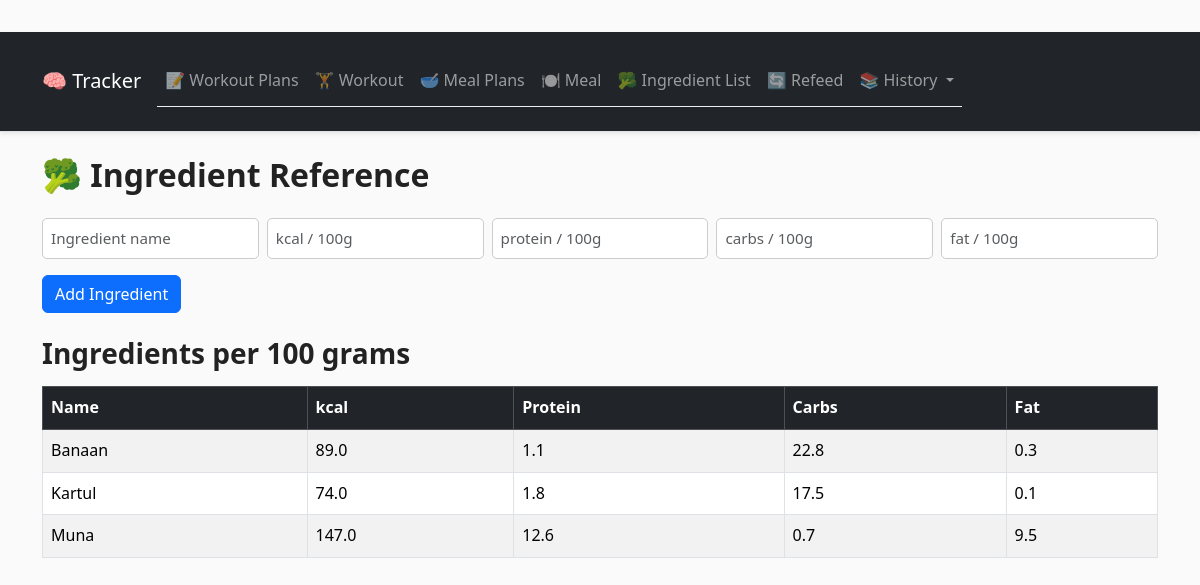
The page /ingredients/ on the database its author committed.
### tables this page shows
CREATE TABLE ingredients (
    id INTEGER PRIMARY KEY AUTOINCREMENT,
    name TEXT NOT NULL UNIQUE,
    calories REAL NOT NULL,
    protein REAL NOT NULL,
    carbs REAL NOT NULL,
    fat REAL NOT NULL
);

### blueprints/ingredients.py (the view, shortened to what this page needs)
@ingredients_bp.route("/", methods=["GET", "POST"])
def manage_ingredients():
    with get_connection() as conn:
        ingredients = conn.execute("SELECT * FROM ingredients ORDER BY name").fetchall()
    return render_template("plans/ingredient_reference.html", ingredients=ingredients)

### database.py (called while the page is built)
def get_connection():
    conn = sqlite3.connect(DB_PATH)
    conn.row_factory = sqlite3.Row
    return conn

### templates/plans/ingredient_reference.html
{% extends "base.html" %}
{% block content %}
<h2 class="mb-4">🥦 Ingredient Reference</h2>
<form action="{{ url_for('ingredients.manage_ingredients') }}" method="POST" class="mb-4">
  <div class="row g-2 mb-2">
    <div class="col"><input type="text" name="name" class="form-control" placeholder="Ingredient name" required></div>
    <div class="col"><input type="number" step="any" name="calories" class="form-control" placeholder="kcal / 100g" required></div>
    <div class="col"><input type="number" step="any" name="protein" class="form-control" placeholder="protein / 100g" required></div>
    <div class="col"><input type="number" step="any" name="carbs" class="form-control" placeholder="carbs / 100g" required></div>
    <div class="col"><input type="number" step="any" name="fat" class="form-control" placeholder="fat / 100g" required></div>
  </div>
  <button class="btn btn-primary">Add Ingredient</button>
</form>
<h3 class="mb-3">Ingredients per 100 grams</h3>
<table class="table table-striped table-bordered">
  <thead class="table-dark">
    <tr>
      <th>Name</th>
      <th>kcal</th>
      <th>Protein</th>
      <th>Carbs</th>
      <th>Fat</th>
    </tr>
  </thead>
  <tbody>
    {% for ing in ingredients %}
    <tr>
      <td>{{ ing.name }}</td>
      <td>{{ ing.calories }}</td>
      <td>{{ ing.protein }}</td>
      <td>{{ ing.carbs }}</td>
      <td>{{ ing.fat }}</td>
    </tr>
    {% endfor %}
  </tbody>
</table>
{% endblock %}

### static/style.css (style rules this page uses)
body { font-family: 'Segoe UI', Roboto, sans-serif; background-color: #fafafa; color: #333; line-height: 1.6; padding-top: 2rem; }
h2, h3, h4 { font-weight: 600; color: #222; margin-bottom: 0.75rem; }
input[type="text"], input[type="number"], select { border-radius: 5px; border: 1px solid #ccc; padding: 0.5rem; font-size: 0.95rem; }
form { margin-bottom: 1rem; }
form .form-control, form .form-select { margin-bottom: 0.5rem; }

### rows shown on the page
ingredients: name "Banaan", calories "89.0", protein "1.1", carbs "22.8", fat "0.3"
ingredients: name "Kartul", calories "74.0", protein "1.8", carbs "17.5", fat "0.1"
ingredients: name "Muna", calories "147.0", protein "12.6", carbs "0.7", fat "9.5"
